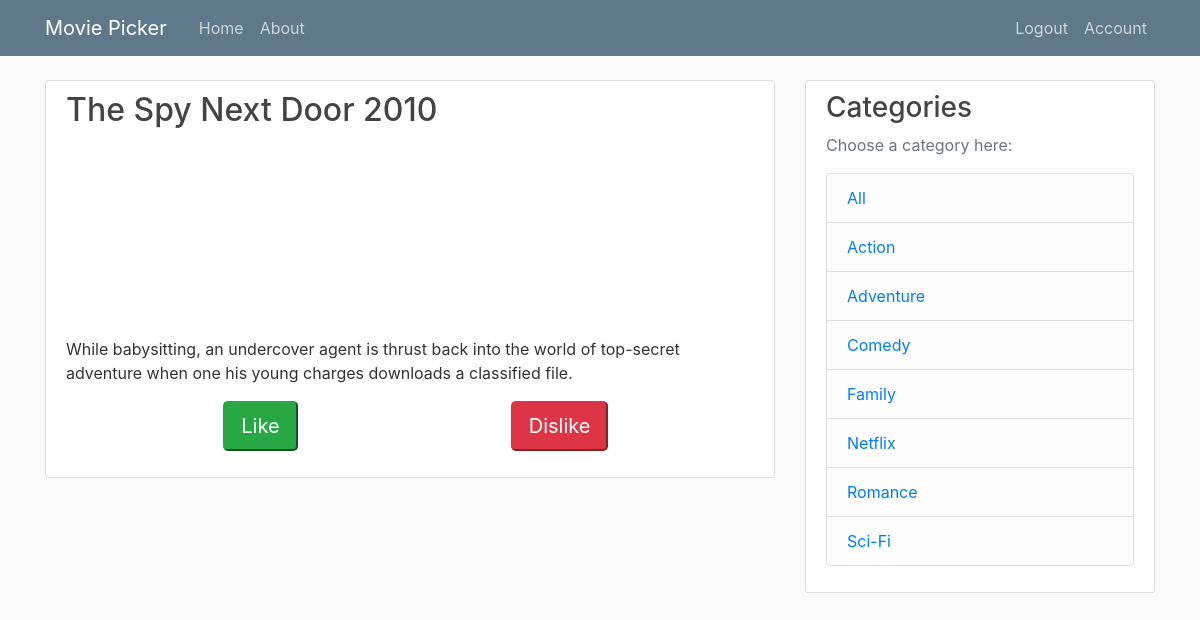
/home/ (signed in), run on the app's committed database.
### flask_app/models.py (models this page shows, shortened)
class Movie(db.Model):
    id = db.Column(db.Integer, primary_key=True)
    title = db.Column(db.String(40), nullable=False)
    released = db.Column(db.Integer, nullable=False)
    image = db.Column(db.String(100), nullable=False, default='default.jpg')
    synopsis = db.Column(db.Text, default='')

class Category(db.Model):
    id = db.Column(db.Integer, primary_key=True)
    name = db.Column(db.String(40), unique=True, nullable=False)
    movies = db.relationship('Movie', secondary=categories, lazy='subquery', backref=db.backref('categories', lazy=True))
    def __lt__(self, other):
        return self.name < other.name

### flask_app/routes.py (the view, shortened to what this page needs)
@app.route("/home/", methods=['GET', 'POST'])
@app.route("/home/<category>", methods=['GET', 'POST'])
@login_required
def home(category=''):
	if category:
		movies_list = Category.query.filter_by(name=category).first().movies
	else:
		movies_list = Movie.query.all()
	my_movies = get_my_movies(current_user, movies_list)
	form = LikeForm()
	return render_template('home.html', movies=my_movies, form=form, categories=sorted(Category.query.all()))

### flask_app/forms.py
class LikeForm(FlaskForm):
	like = SubmitField('Like')
	dislike = SubmitField('Dislike')

### flask_app/models.py (called while the page is built)
@login_manager.user_loader
def load_user(user_id):
    return User.query.get(int(user_id))

### flask_app/routes.py (called while the page is built)
def get_my_movies(user, movies_list):
	my_movies = []
	for movie in movies_list:
		if movie not in user.likes + user.dislikes:
			my_movies.append(movie)
	return my_movies

### flask_app/templates/home.html (shortened to what this page needs)
{% extends "layout.html" %}
{% block content %}
        <article class="media content-section">
          <div class="media-body">
            <h2><a class="article-title" href="#">{{movies[0].title}} {{movies[0].released}}</a></h2>
            <img src={{movies[0].image}} alt={{movies[0].title}} class='movie-img'>
            <p>{{movies[0].synopsis}}</p>
            <form method='POST' action=''>
              <div class='form-group'>
                <div class='row'>
                  <div class='col-2'></div>
                  <div class='col-3' style='text-align: center;'>
                    {{form.like(class="btn-lg btn-success like_btn")}}
                  </div>
                  <div class='col-2'></div>
                  <div class='col-3' style='text-align: center;'>
                    {{form.dislike(class="btn-lg btn-danger like_btn")}}
                  </div>
                  <div class='col-2'></div>
            </form>
          </div>
        </article>
{% endblock content %}

### flask_app/templates/layout.html (shortened to what this page needs)
<!DOCTYPE html>
<html>
<head>
    <link rel="stylesheet" href="https://maxcdn.bootstrapcdn.com/bootstrap/4.0.0/css/bootstrap.min.css">
    <link rel="stylesheet" type="text/css" href="{{ url_for('static', filename='main.css') }}">
</head>
<body>
    <header class="site-header">
      <nav class="navbar navbar-expand-md navbar-dark bg-steel fixed-top">
        <div class="container">
          <a class="navbar-brand mr-4" href="/">Movie Picker</a>
          <div class="collapse navbar-collapse" id="navbarToggle">
            <div class="navbar-nav mr-auto">
              <a class="nav-item nav-link" href="{{url_for('home')}}">Home</a>
              <a class="nav-item nav-link" href="{{url_for('about')}}">About</a>
            </div>
            <div class="navbar-nav">
              {% if current_user.is_authenticated %}
                <a class="nav-item nav-link" href="{{url_for('logout')}}">Logout</a>
                <a class="nav-item nav-link" href="{{url_for('account')}}">Account</a>
              {% else %}
                <a class="nav-item nav-link" href="{{url_for('login')}}">Login</a>
                <a class="nav-item nav-link" href="{{url_for('register')}}">Register</a>
              {% endif %}
            </div>
          </div>
        </div>
      </nav>
    </header>
    <main role="main" class="container">
      <div class="row">
        <div class="col-md-8">
          {% block content %}{% endblock %}
        </div>
        <div class="col-md-4">
          <div class="content-section">
            <h3>Categories</h3>
            <p class='text-muted'>Choose a category here:
              <ul class="list-group">
                <li class="list-group-item list-group-item-light"><a href='/home/'>All</a></li>
                {% for category in categories %}
                <li class="list-group-item list-group-item-light"><a href='/home/{{category.name}}'>{{ category.name }}</a></li>
                {% endfor %}
              </ul>
            </p>
          </div>
        </div>
      </div>
    </main>
</body>
</html>

### flask_app/static/main.css (style rules this page uses)
body { background: #fafafa; color: #333333; margin-top: 5rem; }
h1, h2, h3, h4, h5, h6 { color: #444444; }
.bg-steel { background-color: #5f788a; }
.site-header .navbar-nav .nav-link { color: #cbd5db; }
.content-section { background: #ffffff; padding: 10px 20px; border: 1px solid #dddddd; border-radius: 3px; margin-bottom: 20px; }
.article-title { color: #444444; }
.movie-img { display: block; margin-left: auto; margin-right: auto; width: 200px; padding: 20px; }

### data on the page
Movie: title "The Spy Next Door", released "2010", image (picture), synopsis "While babysitting, an undercover agent is thrust back into the world of top-secret adventure when one his young charges downloads a classified file."
Category: name "Action"
Category: name "Adventure"
Category: name "Comedy"
Category: name "Family"
Category: name "Netflix"
Category: name "Romance"
Category: name "Sci-Fi"
